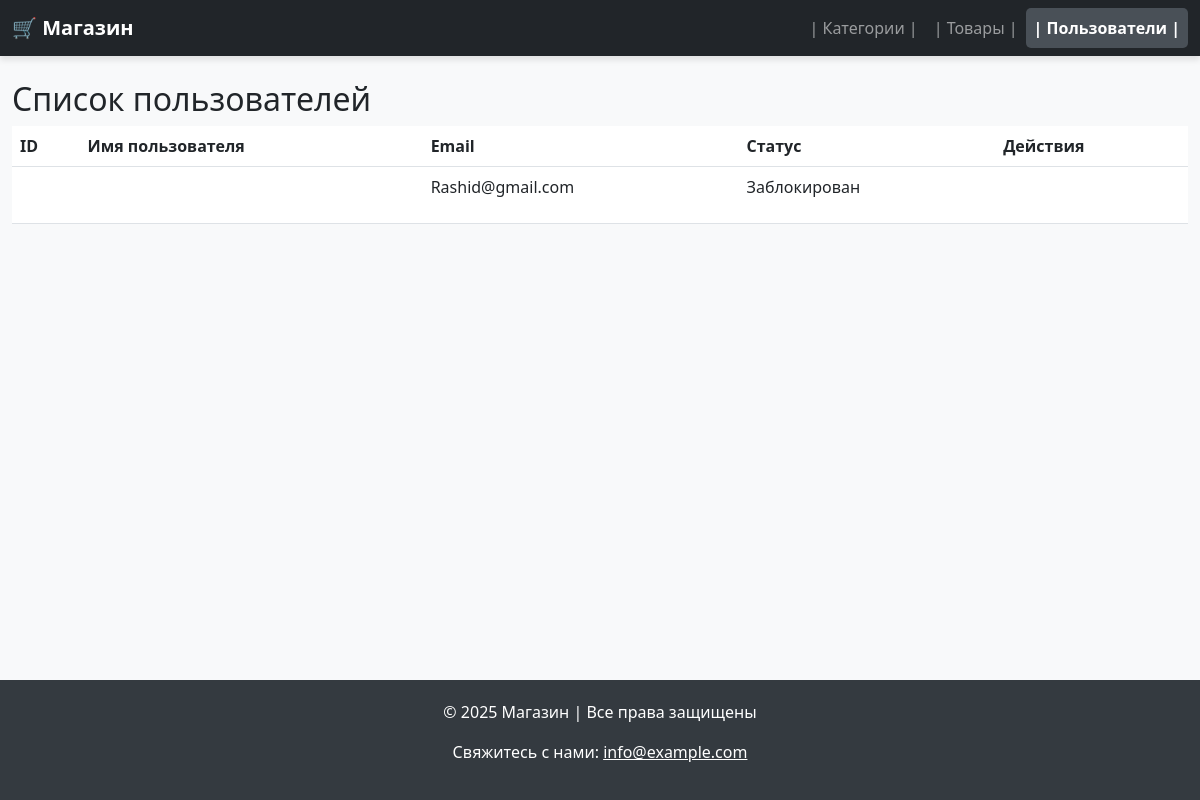
/users/, run on an earlier commit of the app's database.
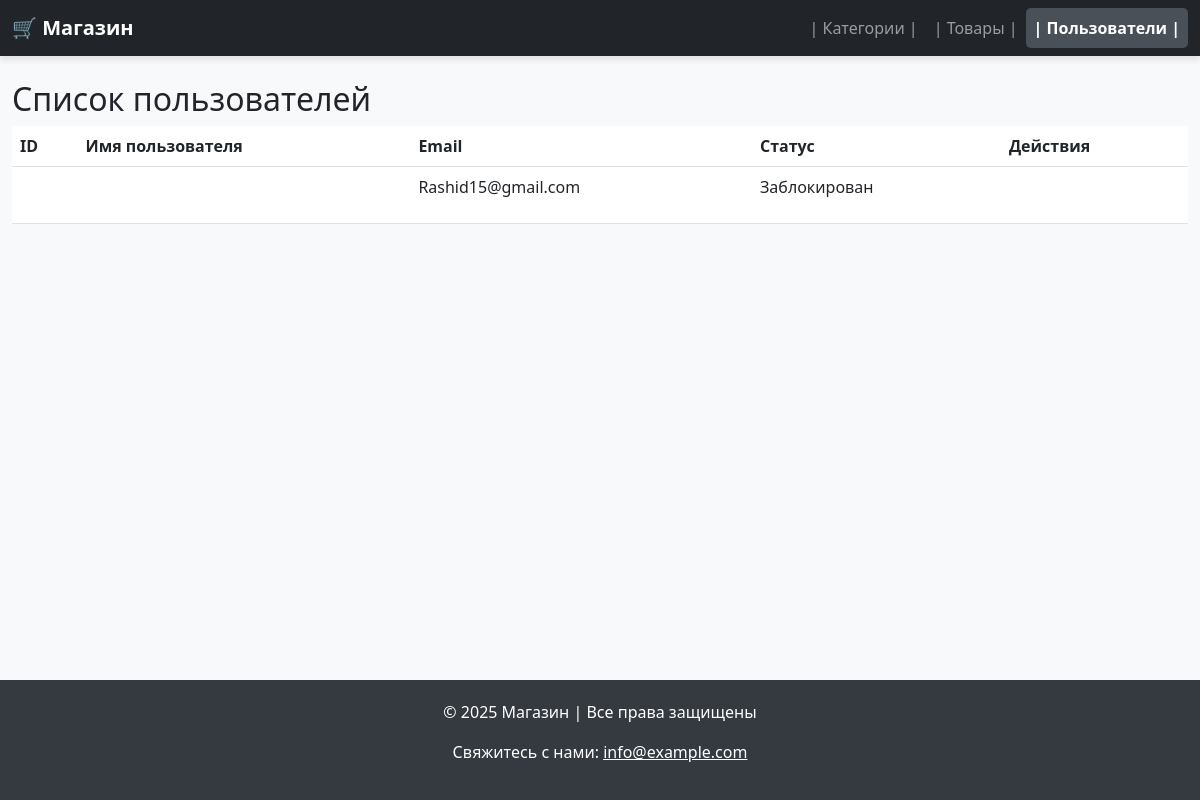
And on a later commit of the database.
### admin_panel/catalog/models.py (models this page shows, shortened)
class User(models.Model):
    user_id = models.BigIntegerField(primary_key=True, unique=True, verbose_name="Telegram ID")
    email = models.TextField(max_length=255, verbose_name="Email", unique=True, blank=True, null=True)
    phone = models.BigIntegerField(unique=True, blank=True, null=True)

### admin_panel/catalog/views.py (the view)
# urls.py: path('users/', catalog_views.user_list, name='user_list'),
def user_list(request):
    users = User.objects.all()
    return render(request, 'users/user_list.html', {'users': users})

### admin_panel/templates/users/user_list.html (shortened to what this page needs)
{% extends "base.html" %}
{% block content %}
<h2>Список пользователей</h2>
<table class="table">
    <thead>
        <tr>
            <th>ID</th>
            <th>Имя пользователя</th>
            <th>Email</th>
            <th>Статус</th>
            <th>Действия</th>
        </tr>
    </thead>
    <tbody>
        {% for user in users %}
        <tr>
            <td>{{ user.id }}</td>
            <td>{{ user.username }}</td>
            <td>{{ user.email }}</td>
            <td>{% if user.is_active %}Активен{% else %}Заблокирован{% endif %}</td>
            <td>
                    <p>{{ user.username }}<br>
                    </p>
            </td>
        </tr>
        {% endfor %}
    </tbody>
</table>
{% endblock %}

What changed in the data, as far as the page shows it:
changed User: email "Rashid@gmail.com" → "Rashid15@gmail.com"
